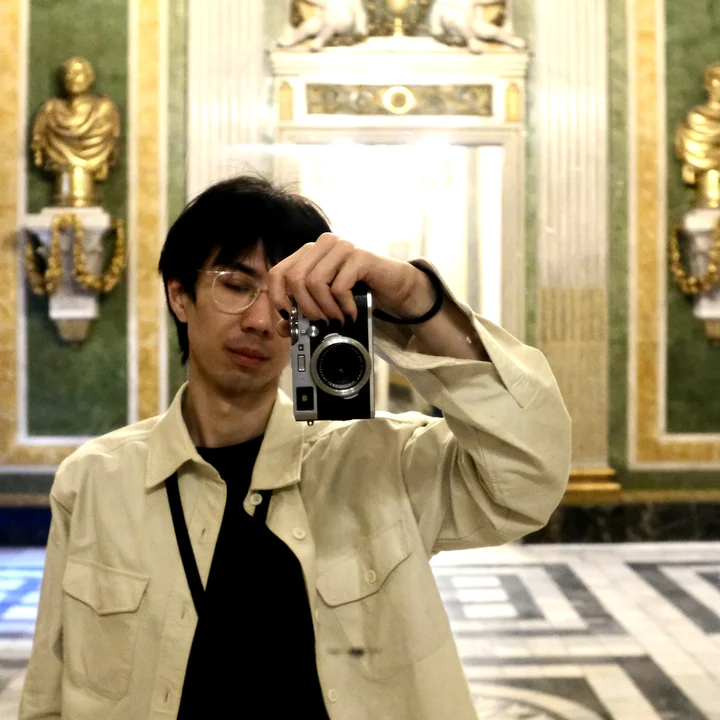
#> input picture images/profile.webp, 720 x 720 px, given in place of seeker.gif, which was not available
$ python prepare-seeker-animation.py
#> lines starting #> are read from the running program, lines starting #| are printed output that depends on the picture
"""Keep the recorded Seeker GIF sequence in a compact, pausable web format."""
from pathlib import Path
import subprocess
from PIL import Image

ROOT = Path(__file__).resolve().parents[1]
SOURCE = ROOT / 'images/seeker.gif'
OUT = ROOT / 'images/research-interactions'
OUT.mkdir(exist_ok=True)
# Trim the outer white row and column, using even dimensions for H.264.
subprocess.run([
    'ffmpeg', '-v', 'error', '-y', '-i', str(SOURCE),
    '-vf', 'crop=296:294:218:168', '-an', '-c:v', 'libx264', '-crf', '18',
    '-pix_fmt', 'yuv420p', '-movflags', '+faststart', str(OUT / 'seeker-zoom.mp4')
], check=True)
#> (this line was passed over: subprocess is not available in this run)
Image.open(SOURCE).convert('RGB').crop((218, 168, 514, 462)).save(
    OUT / 'seeker-zoom-poster.webp', lossless=True)
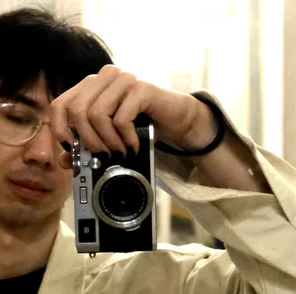
#> saved as seeker-zoom-poster.webp: PIL image 296x294 RGB; mean R, G, B 150.7, 134, 112

$ run again, on images/research-interactions/focuspool-attention.webp
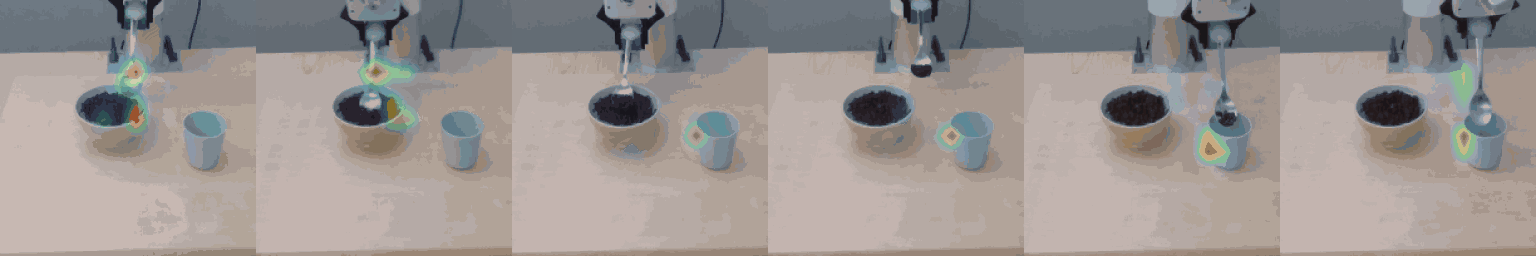
#> input picture images/research-interactions/focuspool-attention.webp, 1536 x 256 px, given in place of seeker.gif, which was not available
#> `Image.open(SOURCE).convert('RGB').crop((218, 168, 514, 462)).save( OUT..`:
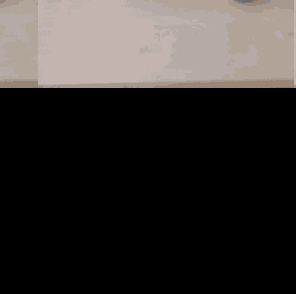
#> saved as seeker-zoom-poster.webp: PIL image 296x294 RGB; mean R, G, B 54.8, 50.7, 48.6
